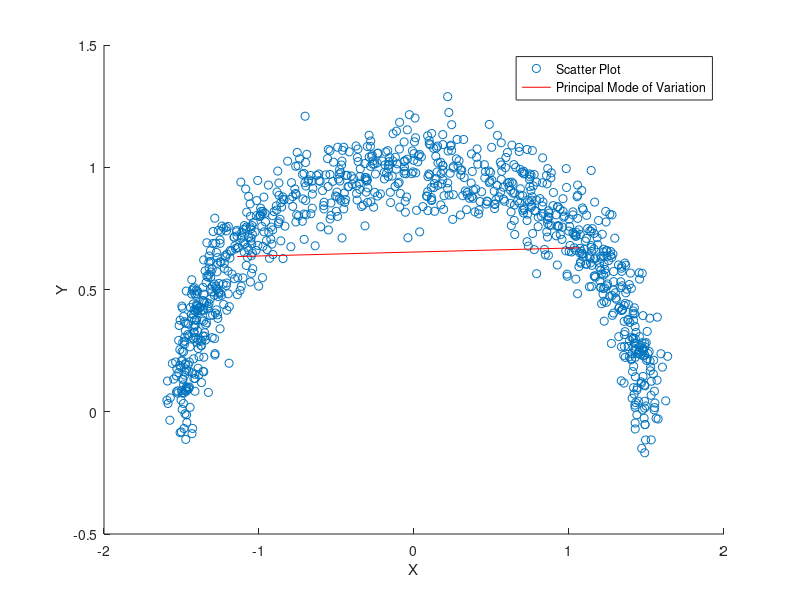

The MATLAB script that drew this image:
% Title
% PCA and Hyperplane Fitting

% Declaring Variables
M = load('points2D_Set2.mat');
[n,m] = size(M.x);
% estimating sample parameters
empmean = zeros(2,1);
covmean = zeros(2,2);

% Seed
rng(1);

% Logic
% X = Aw + u
% sorting eigenvalues of C in descending order
% taking pair (value and vector) corresponding to largest eigenvalue

% Working
X = transpose([M.x,M.y]);
for j = 1:2
  empmean(j) = sum(X(j,:)) / n;
end
for l = 1:n
  covmean = covmean + (X(:,l) - empmean) * transpose(X(:,l) - empmean);
end
covmean = covmean / n;

% principal eigen parameters
[V,D] = eig(covmean);
[d,index] = sort(diag(D),'descend');
Dsort = D(index,index);
Vsort = V(:,index);
empeigval = Dsort(1,1);
empeigvec = Vsort(:,1);

pmvend1 = empmean - empeigval * (empeigvec / sqrt(empeigvec(1)^2 + empeigvec(2)^2));
pmvend2 = empmean + empeigval * (empeigvec / sqrt(empeigvec(1)^2 + empeigvec(2)^2));
xpoints = [pmvend1(1),pmvend2(1)];
ypoints = [pmvend1(2),pmvend2(2)];

% Plotting
scatter(X(1,:),X(2,:),color = 'blue');
hold on;
plot(xpoints,ypoints, color = 'red');
legend('Scatter Plot','Principal Mode of Variation');
xlabel('X');
ylabel('Y');